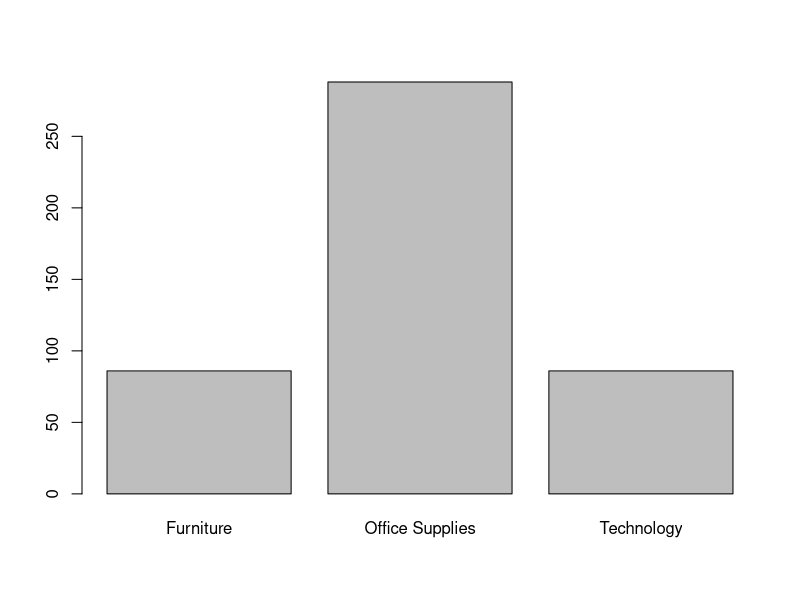

Reproduce this figure in R.
## ---- chunk 1
library(stringr)
library(lubridate)
library(forcats)
## ---- chunk 2
sales <- read.delim("sales_pipe.txt"
                     ,stringsAsFactors=FALSE
                     ,sep = "|"
                     ,fileEncoding = "UTF-8"
                    )

## ---- chunk 3
colnames(sales)

colnames(sales)[1] <- "Row.ID"

colnames(sales)
## ---- chunk 4

# Convert Ship.Date to date vector
inherits(sales$Ship.Date, c("Date"))
sales$Ship.Date <- mdy(sales$Ship.Date)
inherits(sales$Ship.Date, c("Date"))

# Convert Order.Date to date vector
inherits(sales$Order.Date, c("Date"))
sales$Order.Date <- as.Date(sales$Order.Date, , "%m/%d/%Y")
inherits(sales$Order.Date, c("Date"))

# Order date of most recent order and oldest order
newest_order <- sales$Order.Date[which.max(sales$Order.Date)]
oldest_order <- sales$Order.Date[which.min(sales$Order.Date)]

# There are 1,457 days between the most recent order and the oldest order.
# There are 3 years, 11 months, 27 days between the most recent order and the oldest order.
# There are 208 weeks, 1 day between the most recent order and the oldest order. 

order_span <- interval(ymd(oldest_order), ymd(newest_order))
order_span

days <- as.period(order_span, unit = "days")
days

years <- as.period(order_span, unit = "years")
years

weeks <- interval(ymd(oldest_order), ymd(newest_order))/weeks(1)
weeks
## ---- chunk 5
diff_time <- interval(ymd(sales$Order.Date), ymd(sales$Ship.Date))/days(1)
average_ship_days <- sum(diff_time)/length(diff_time)
average_ship_days

# The average number of days it takes to ship an order is approximately 3.91 days.
## ---- chunk 6
temp_name <- str_split_fixed(string = sales$Customer.Name,
                             pattern = " ", n = 2)
sales$Customer.First.Name <- temp_name[,1]
sales$Customer.Last.Name <- temp_name[,2]
head(sales)

sales <- sales[, c(1:6, 23, 22, 8:21)]
head(sales)

named_bill <- sales[sales$Customer.First.Name == "Bill", ]
length(named_bill)
length(unique(named_bill$Customer.Last.Name))

# There are 22 customers with the first name Bill.  
# There are 6 unique customers with the first name Bill.
## ---- chunk 7
mentions_of_table <- length(str_subset(sales$Product.Name, regex(" table", ignore_case = TRUE)))
mentions_of_table

# I included the method below as I was not fully trusting my first method and wanted to double.  I did need to run two lines of code in order to ensure that all characters were lower case.

sales$Product.Name <- str_to_lower(sales$Product.Name)
mentions_of_table_confirmed <- sum(str_detect(sales$Product.Name, " table"))
mentions_of_table_confirmed

# There are 246 mentions of the word 'table' in the Product.Name column.
## ---- chunk 8
sales$State <- factor(sales$State)
is.factor(sales$State)
levels(sales$State)

state_table <- table(sales$State)
state_table
## ---- chunk 9
sales$Category <- factor(sales$Category)
is.factor(sales$Category)
levels(sales$Category)

Texas <- sales[sales$State == "Texas",]
barplot(table(Texas$Category))
## ---- chunk 10

average_profit_by_region <- aggregate(sales$Profit, list(Region = sales$Region), mean)
average_profit_by_region
## ---- chunk 11
sales$Order.Year <- year(sales$Order.Date)

average_profit_by_year <- aggregate(sales$Profit, list(Year = sales$Order.Year), mean)
average_profit_by_year
